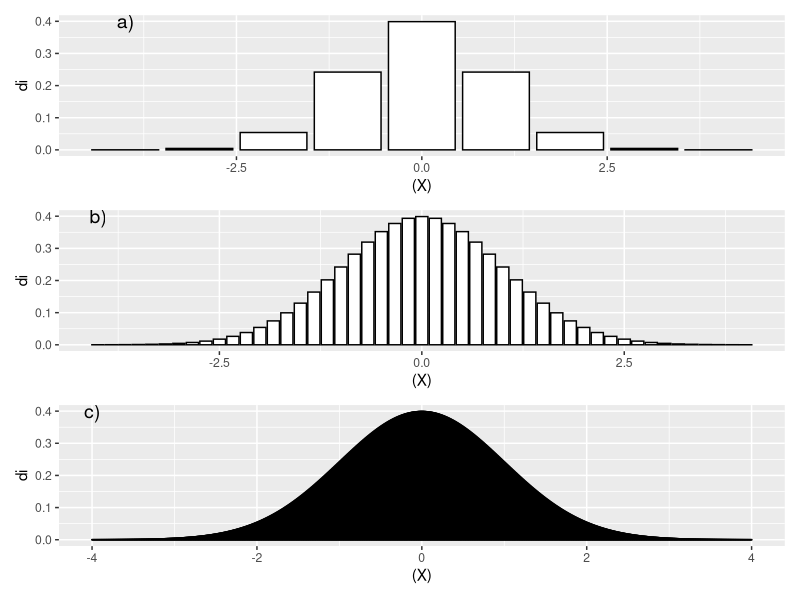
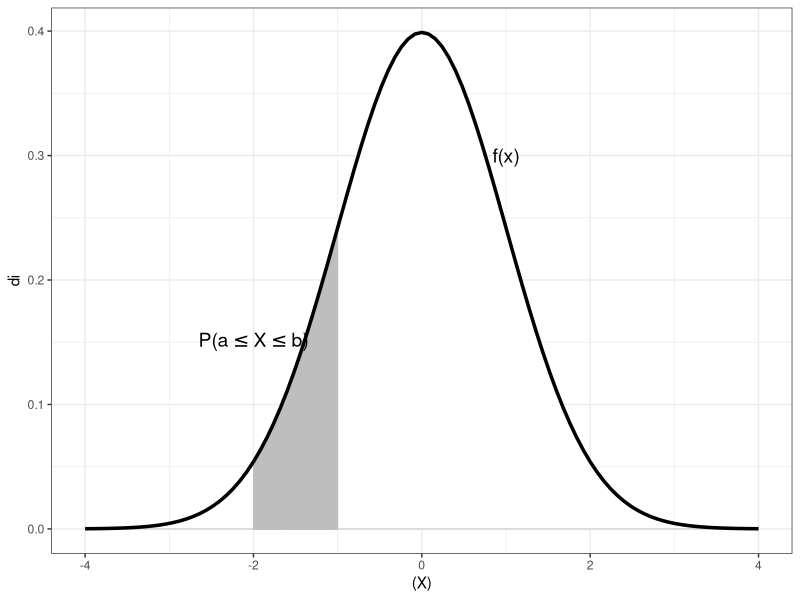

Reproduce these figures in R, in order.
## ---- chunk 1
options(htmltools.dir.version = FALSE)
knitr::opts_chunk$set(echo=TRUE, message = FALSE, warning = FALSE, comment = "#>", fig.align = "center")
options(dplyr.print_min = 5, dplyr.print_max = 5)
## ---- chunk 2
knitr::include_graphics("https://raw.githubusercontent.com/arpanosso/estatinfo/master/slides/img/vac_1.png")
## ---- chunk 3
knitr::include_graphics("https://raw.githubusercontent.com/arpanosso/estatinfo/master/slides/img/vac_2.png")
## ---- chunk 4
knitr::include_graphics("https://raw.githubusercontent.com/arpanosso/estatinfo/master/slides/img/vac_3.png")
## ---- chunk 5
knitr::include_graphics("https://raw.githubusercontent.com/arpanosso/estatinfo/master/slides/img/vac_4.png")
## ---- chunk 6
knitr::include_graphics("https://raw.githubusercontent.com/arpanosso/estatinfo/master/slides/img/vac_5.png")
## ---- chunk 7
knitr::include_graphics("https://images.pexels.com/photos/5063385/pexels-photo-5063385.jpeg?auto=compress&cs=tinysrgb&dpr=2&h=650&w=940")
## ---- chunk 8
knitr::include_graphics("https://raw.githubusercontent.com/arpanosso/estatinfo/master/slides/img/salario_hit.png")
## ---- chunk 9
library(tidyverse)
library(patchwork)
library(cowplot)

fun_g <- function(n){
  di <- 1/n*5
  x<-seq(-4,4,di)
  densidade <- dnorm(x)
  tibble(x,densidade) |>
    ggplot(aes(x=x,y=densidade))+
    geom_col(color="black",fill="white")+
    labs(x="(X)",
         y="di")
}
g1<- fun_g(n=5)
g2<- fun_g(n=30)
g3<- fun_g(n=1000)
g1<-g1 +
  draw_label(label = "a)",x=-4,y=0.4)
  
g2<-g2 +
  draw_label(label = "b)",x=-4,y=0.4) 
  
g3<-g3 +
  draw_label(label = "c)",x=-4,y=0.4)

g1/g2/g3
## ---- chunk 10
n=1000
di <- 1/n*5
x<-seq(-4,4,di)
densidade <- dnorm(x)
g4<-tibble(x,densidade) |>
  mutate(
    densidade2 = if_else(x>-2 & x< -1, densidade,0)
  ) |>
  ggplot(aes(x=x,y=densidade))+
  geom_col(color="white",fill="white")+
  geom_col(aes(x=x,y=densidade2),color="gray") +
  labs(x="(X)",
       y="di")+
  theme_bw()+
  stat_function(fun = \(x) dnorm(x), color="black", lwd =1.2 )
g4 +
  draw_label(label = "f(x)",x=1,y=.3) +
  draw_label(label = expression(paste("P(",a <= X, "" <= b,")")),
             x=-2,y=.15)

